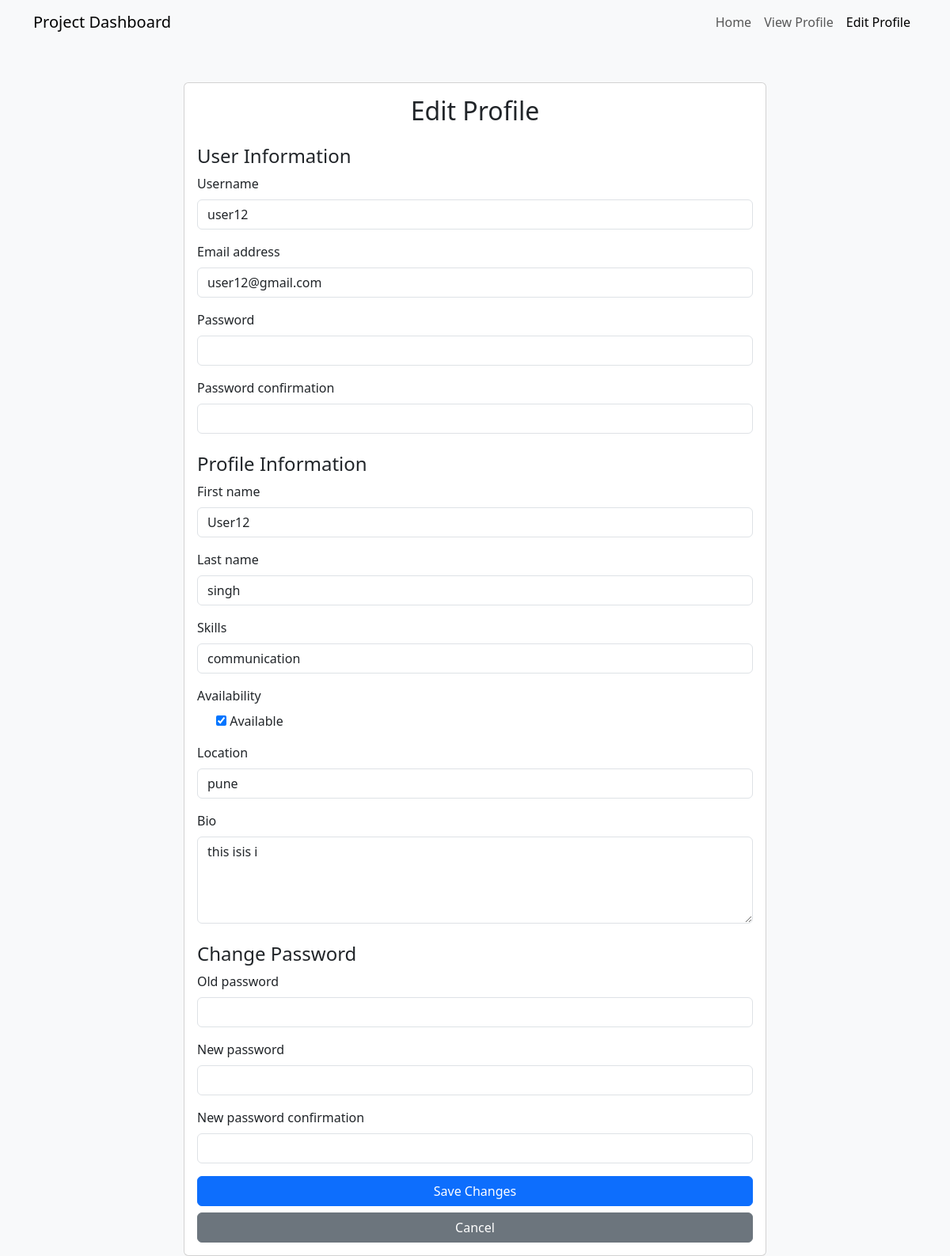
The page /profile/edit/ (signed in) on the database as committed earlier.
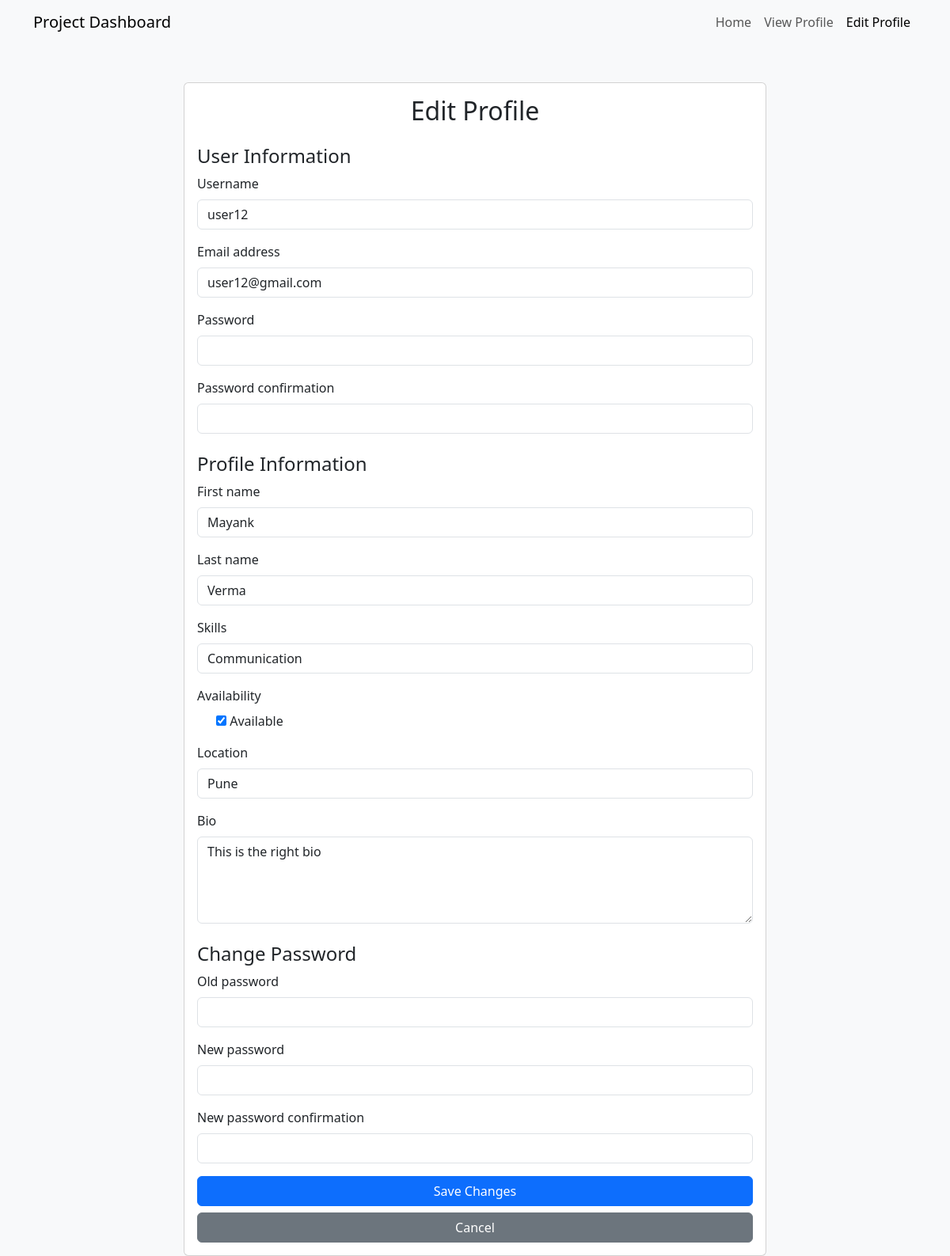
The same page on the database as committed later.
### account/models.py (models this page shows, shortened)
class UserProfile(models.Model):
    user = models.OneToOneField(User, on_delete=models.CASCADE)
    first_name = models.CharField(max_length=100)
    last_name = models.CharField(max_length=100)
    skills = models.CharField(max_length=300)
    availability = models.BooleanField(default=True)
    location = models.CharField(max_length=200)
    bio = models.TextField(blank=True, null=True)  # Additional field for biography

### account/views.py (the view)
# urls.py: path('profile/edit/', edit_profile, name='edit_profile'),
@login_required
@transaction.atomic
def edit_profile(request):
    user = request.user
    try:
        profile = user.userprofile
    except UserProfile.DoesNotExist:
        profile = UserProfile.objects.create(user=user)
    if request.method == 'POST':
        user_form = CreateUserForm(request.POST, instance=user)
        profile_form = UserProfileForm(request.POST, request.FILES, instance=profile)
        password_form = PasswordChangeForm(user, request.POST)
        if user_form.is_valid() and profile_form.is_valid():
            user_form.save()
            profile_form.save()
            messages.success(request, 'Your profile has been updated successfully.')
            if password_form.has_changed() and password_form.is_valid():
                user = password_form.save()
                update_session_auth_hash(request, user)
                messages.success(request, 'Your password was successfully updated!')
            elif password_form.has_changed():
                messages.error(request, 'Please correct the error below.')
            return redirect('Profile')
        else:
            messages.error(request, 'Please correct the errors below.')
    else:
        user_form = CreateUserForm(instance=user)
        profile_form = UserProfileForm(instance=profile)
        password_form = PasswordChangeForm(user)
    context = {
        'user_form': user_form,
        'profile_form': profile_form,
        'password_form': password_form,
    }
    return render(request, 'edit_profile.html', context)

### account/forms.py
class CreateUserForm(UserCreationForm):
    class Meta:
        model = User
        fields = ['username','email','password1','password2']
    def __init__(self, *args, **kwargs):
        super().__init__(*args, **kwargs)
        if 'usable_password' in self.fields:
            del self.fields['usable_password']

class UserProfileForm(forms.ModelForm):
    class Meta:
        model = UserProfile
        fields = ['first_name', 'last_name', 'skills', 'availability', 'location', 'bio']
        widgets = {
            'bio': forms.Textarea(attrs={'rows': 4}),
            'availability': forms.CheckboxInput(),
        }

### template/edit_profile.html (shortened to what this page needs)
{% load widget_tweaks %}
<!DOCTYPE html>
<html lang="en">
<head>
    <link href="https://cdn.jsdelivr.net/npm/bootstrap@5.3.2/dist/css/bootstrap.min.css" rel="stylesheet">
</head>
<body class="bg-light">
    <nav class="navbar navbar-expand-lg navbar-light bg-light">
        <div class="container">
            <a class="navbar-brand" href="{% url 'dashboard' %}">Project Dashboard</a>
            <div class="collapse navbar-collapse" id="navbarNav">
                <ul class="navbar-nav ms-auto">
                    <li class="nav-item">
                        <a class="nav-link" href="{% url 'dashboard' %}">Home</a>
                    </li>
                    <li class="nav-item">
                        <a class="nav-link" href="{% url 'Profile' %}">View Profile</a>
                    </li>
                    <li class="nav-item">
                        <a class="nav-link active" href="#">Edit Profile</a>
                    </li>
                </ul>
            </div>
        </div>
    </nav>
    <div class="container mt-5">
        <div class="row justify-content-center">
            <div class="col-md-8">
                <div class="card">
                    <div class="card-body">
                        <h2 class="card-title text-center mb-4">Edit Profile</h2>
                        <form method="post" enctype="multipart/form-data">
                            <h4>User Information</h4>
                            {% for field in user_form %}
                                <div class="mb-3">
                                    <label for="{{ field.id_for_label }}" class="form-label">{{ field.label }}</label>
                                    {{ field|add_class:"form-control" }}
                                </div>
                            {% endfor %}
                            <h4 class="mt-4">Profile Information</h4>
                            {% for field in profile_form %}
                                <div class="mb-3">
                                    <label for="{{ field.id_for_label }}" class="form-label">{{ field.label }}</label>
                                    {% if field.name == 'profile_picture' %}
                                        <input type="file" name="{{ field.name }}" class="form-control" id="{{ field.id_for_label }}" accept="image/*">
                                    {% elif field.name == 'availability' %}
                                        <div class="form-check">
                                            {{ field }}
                                            <label class="form-check-label" for="{{ field.id_for_label }}">Available</label>
                                        </div>
                                    {% else %}
                                        {{ field|add_class:"form-control" }}
                                    {% endif %}
                                </div>
                            {% endfor %}
                            <h4 class="mt-4">Change Password</h4>
                            {% for field in password_form %}
                                <div class="mb-3">
                                    <label for="{{ field.id_for_label }}" class="form-label">{{ field.label }}</label>
                                    {{ field|add_class:"form-control" }}
                                </div>
                            {% endfor %}
                            <div class="d-grid gap-2">
                                <button type="submit" class="btn btn-primary">Save Changes</button>
                                <a href="{% url 'Profile' %}" class="btn btn-secondary">Cancel</a>
                            </div>
                        </form>
                    </div>
                </div>
            </div>
        </div>
    </div>
</body>
</html>

Rows that differ between the two databases and show on the page:
changed UserProfile: first_name "User12" → "Mayank"; last_name "singh" → "Verma"; skills "communication" → "Communication"; location "pune" → "Pune"; bio "this isis i" → "This is the right bio"
